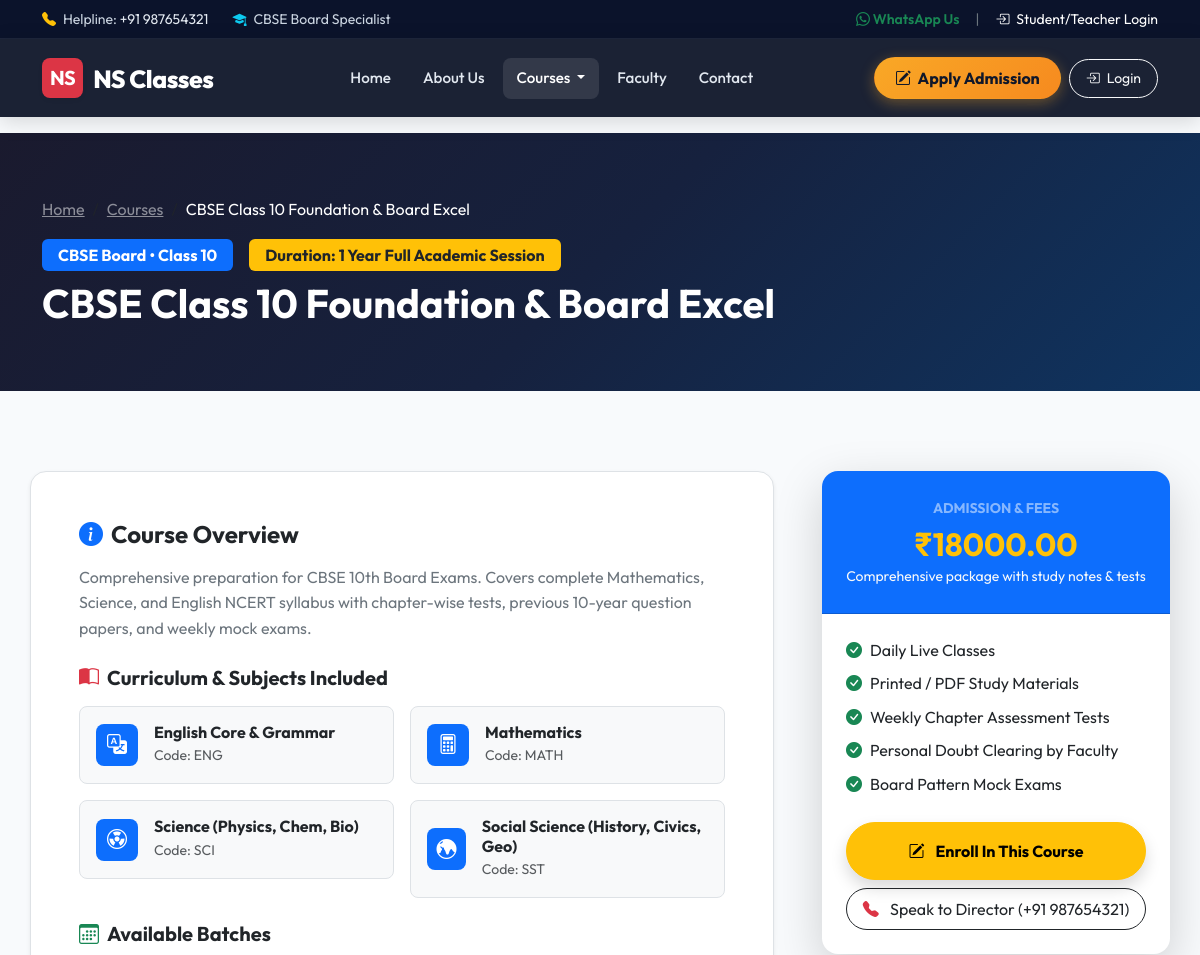
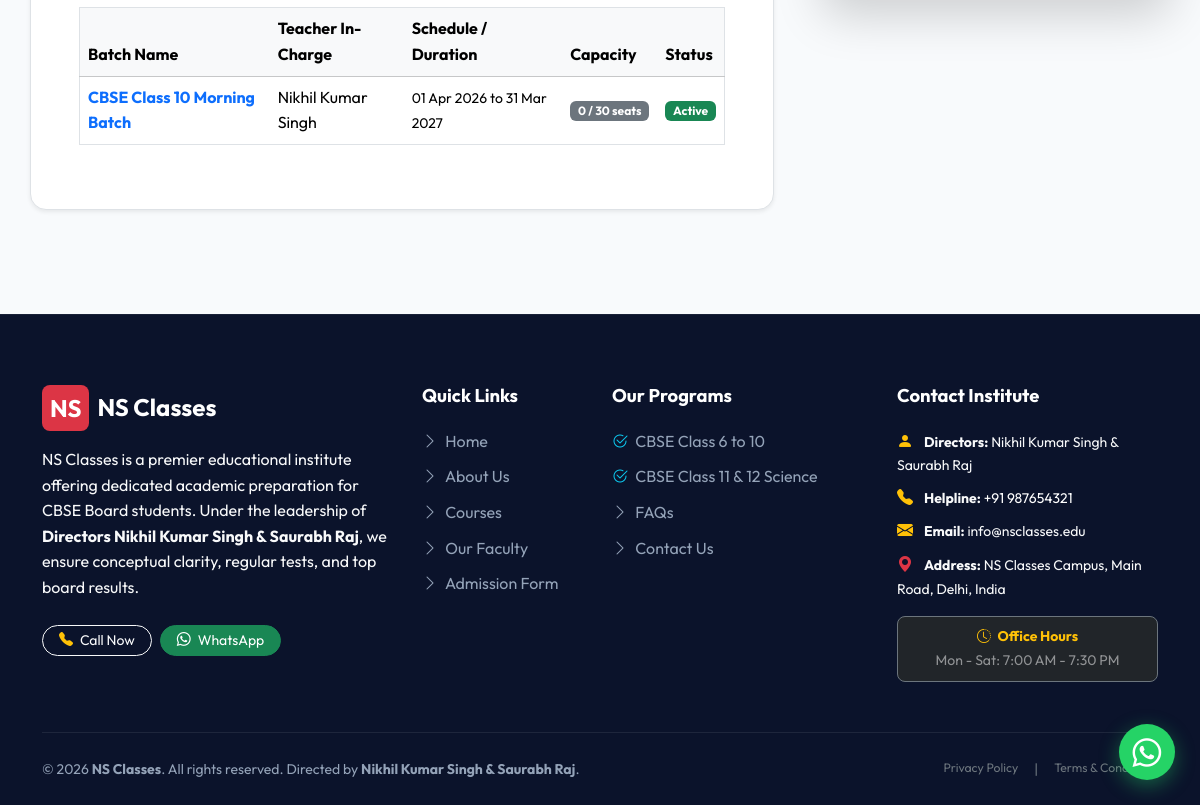
The page /courses/1/ on the database its author committed (2 pictures, top to bottom).
### courses/models.py (models this page shows, shortened)
class Course(models.Model):
    BOARD_CHOICES = [
        ('CBSE', 'CBSE Board'),
    ]
    CLASS_CHOICES = [(str(i), f'Class {i}') for i in range(6, 13)]
    name = models.CharField(max_length=200)
    description = models.TextField()
    board = models.CharField(max_length=10, choices=BOARD_CHOICES)
    class_level = models.CharField(max_length=5, choices=CLASS_CHOICES, verbose_name='Class')
    subjects = models.ManyToManyField(Subject, related_name='courses')
    duration = models.CharField(max_length=50, help_text='e.g. 1 Year, 6 Months')
    fees = models.DecimalField(max_digits=10, decimal_places=2, help_text='Course fee in INR')
    image = models.ImageField(upload_to='courses/', blank=True, null=True)
    is_active = models.BooleanField(default=True)
    created_at = models.DateTimeField(auto_now_add=True)
    updated_at = models.DateTimeField(auto_now=True)
    class Meta:
        ordering = ['board', 'class_level', 'name']
        verbose_name = 'Course'
        verbose_name_plural = 'Courses'

class Subject(models.Model):
    name = models.CharField(max_length=100)
    code = models.CharField(max_length=10, unique=True)
    description = models.TextField(blank=True)
    icon = models.CharField(max_length=50, blank=True, help_text='Bootstrap icon class e.g. bi-calculator')
    class Meta:
        ordering = ['name']

### batches/models.py (models this page shows, shortened)
class Batch(models.Model):
    STATUS_CHOICES = [
        ('active', 'Active'),
        ('upcoming', 'Upcoming'),
        ('completed', 'Completed'),
        ('cancelled', 'Cancelled'),
    ]
    BOARD_CHOICES = [
        ('CBSE', 'CBSE Board'),
    ]
    CLASS_CHOICES = [(str(i), f'Class {i}') for i in range(6, 13)]
    name = models.CharField(max_length=200)
    course = models.ForeignKey(Course, on_delete=models.CASCADE, related_name='batches')
    board = models.CharField(max_length=10, choices=BOARD_CHOICES)
    class_level = models.CharField(max_length=5, choices=CLASS_CHOICES, verbose_name='Class')
    subjects = models.ManyToManyField(Subject, related_name='batches', blank=True)
    teacher = models.ForeignKey(Teacher, on_delete=models.SET_NULL, null=True, blank=True, related_name='batches')
    start_date = models.DateField()
    end_date = models.DateField()
    max_students = models.PositiveIntegerField(default=30)
    status = models.CharField(max_length=15, choices=STATUS_CHOICES, default='active')
    created_at = models.DateTimeField(auto_now_add=True)
    @property
    def current_students(self):
        return self.students.count()
    @property
    def is_full(self):
        return self.current_students >= self.max_students
    class Meta:
        ordering = ['name']
        verbose_name = 'Batch'
        verbose_name_plural = 'Batches'

### teachers/models.py (models this page shows, shortened)
class Teacher(models.Model):
    user = models.OneToOneField(User, on_delete=models.CASCADE, related_name='teacher_profile')
    teacher_id = models.CharField(max_length=20, unique=True)
    photo = models.ImageField(upload_to='teachers/', blank=True, null=True)
    phone = models.CharField(max_length=15)
    qualification = models.CharField(max_length=200)
    specialization = models.ManyToManyField(Subject, related_name='specialist_teachers', blank=True)
    experience = models.PositiveIntegerField(help_text='Years of experience', default=0)
    bio = models.TextField(blank=True, help_text='Short biography')
    joining_date = models.DateField()
    is_active = models.BooleanField(default=True)
    created_at = models.DateTimeField(auto_now_add=True)
    @property
    def full_name(self):
        return self.user.get_full_name()
    class Meta:
        ordering = ['user__first_name']
        verbose_name = 'Teacher'
        verbose_name_plural = 'Teachers'

### website/views.py (the view)
# urls.py: path('courses/<int:pk>/', views.course_detail, name='course_detail'),
def course_detail(request, pk):
    course = get_object_or_404(Course, pk=pk)
    related_batches = Batch.objects.filter(course=course, status='active')
    related_courses = Course.objects.filter(board=course.board, is_active=True).exclude(pk=pk)[:3]
    context = {
        'course': course,
        'batches': related_batches,
        'related_courses': related_courses,
    }
    return render(request, 'website/course_detail.html', context)

### templates/website/course_detail.html (shortened to what this page needs)
{% extends 'base.html' %}
{% load static %}
{% block content %}
<div class="py-5 text-white" style="background: var(--primary-gradient);">
    <div class="container py-3">
        <nav aria-label="breadcrumb">
            <ol class="breadcrumb">
                <li class="breadcrumb-item"><a href="{% url 'website:home' %}" class="text-white-50">Home</a></li>
                <li class="breadcrumb-item"><a href="{% url 'website:courses' %}" class="text-white-50">Courses</a></li>
                <li class="breadcrumb-item active text-white" aria-current="page">{{ course.name }}</li>
            </ol>
        </nav>
        <div class="d-flex flex-wrap align-items-center gap-3 mb-2">
            <span class="badge {% if course.board == 'CBSE' %}bg-primary{% else %}bg-success{% endif %} fs-6 px-3 py-2">
                {{ course.get_board_display }} • Class {{ course.class_level }}
            </span>
            <span class="badge bg-warning text-dark fs-6 px-3 py-2">Duration: {{ course.duration }}</span>
        </div>
        <h1 class="fw-bold mb-0">{{ course.name }}</h1>
    </div>
</div>
<div class="container section-padding">
    <div class="row g-5">
        <div class="col-lg-8">
            <div class="bg-white p-4 p-md-5 rounded-4 shadow-sm border mb-4">
                <h4 class="fw-bold text-dark mb-3"><i class="bi bi-info-circle-fill text-primary me-2"></i>Course Overview</h4>
                <p class="text-secondary fs-6 leading-relaxed mb-4">
                    {{ course.description }}
                </p>
                <h5 class="fw-bold text-dark mb-3"><i class="bi bi-book-half text-danger me-2"></i>Curriculum & Subjects Included</h5>
                <div class="row g-3 mb-4">
                    {% for sub in course.subjects.all %}
                        <div class="col-md-6">
                            <div class="p-3 bg-light rounded-3 border d-flex align-items-center gap-3">
                                <div class="bg-primary text-white rounded-3 p-2 d-flex align-items-center justify-content-center" style="width: 42px; height: 42px;">
                                    <i class="bi {{ sub.icon|default:'bi-journal-check' }} fs-5"></i>
                                </div>
                                <div>
                                    <h6 class="mb-0 fw-bold text-dark">{{ sub.name }}</h6>
                                    <small class="text-muted">Code: {{ sub.code }}</small>
                                </div>
                            </div>
                        </div>
                    {% empty %}
                        <p class="text-muted">Subjects specified in the curriculum syllabus.</p>
                    {% endfor %}
                </div>
                <h5 class="fw-bold text-dark mb-3"><i class="bi bi-calendar3 text-success me-2"></i>Available Batches</h5>
                <div class="table-responsive">
                    <table class="table table-hover align-middle border">
                        <thead class="table-light">
                            <tr>
                                <th>Batch Name</th>
                                <th>Teacher In-Charge</th>
                                <th>Schedule / Duration</th>
                                <th>Capacity</th>
                                <th>Status</th>
                            </tr>
                        </thead>
                        <tbody>
                            {% for batch in batches %}
                                <tr>
                                    <td class="fw-bold text-primary">{{ batch.name }}</td>
                                    <td>{{ batch.teacher.full_name|default:"Assigned Faculty" }}</td>
                                    <td><small>{{ batch.start_date|date:"d M Y" }} to {{ batch.end_date|date:"d M Y" }}</small></td>
                                    <td>
                                        <span class="badge {% if batch.is_full %}bg-danger{% else %}bg-secondary{% endif %}">
                                            {{ batch.current_students }} / {{ batch.max_students }} seats
                                        </span>
                                    </td>
                                    <td>
                                        <span class="badge bg-success text-capitalize">{{ batch.status }}</span>
                                    </td>
                                </tr>
                            {% empty %}
                                <tr>
                                    <td colspan="5" class="text-center text-muted py-3">New batches are being scheduled for this course. Inquire now!</td>
                                </tr>
                            {% endfor %}
                        </tbody>
                    </table>
                </div>
            </div>
        </div>
        <div class="col-lg-4">
            <div class="card border-0 shadow-lg rounded-4 sticky-top" style="top: 100px;">
                <div class="card-header bg-primary text-white p-4 rounded-top-4 text-center">
                    <small class="text-white-50 text-uppercase fw-bold">Admission & Fees</small>
                    <h2 class="fw-bold mb-0 text-warning mt-1">₹{{ course.fees }}</h2>
                    <small class="text-light">Comprehensive package with study notes & tests</small>
                </div>
                <div class="card-body p-4">
                    <ul class="list-unstyled mb-4">
                        <li class="mb-2 d-flex align-items-center gap-2"><i class="bi bi-check-circle-fill text-success"></i> <span>Daily Live Classes</span></li>
                        <li class="mb-2 d-flex align-items-center gap-2"><i class="bi bi-check-circle-fill text-success"></i> <span>Printed / PDF Study Materials</span></li>
                        <li class="mb-2 d-flex align-items-center gap-2"><i class="bi bi-check-circle-fill text-success"></i> <span>Weekly Chapter Assessment Tests</span></li>
                        <li class="mb-2 d-flex align-items-center gap-2"><i class="bi bi-check-circle-fill text-success"></i> <span>Personal Doubt Clearing by Faculty</span></li>
                        <li class="mb-2 d-flex align-items-center gap-2"><i class="bi bi-check-circle-fill text-success"></i> <span>Board Pattern Mock Exams</span></li>
                    </ul>
                    <a href="{% url 'website:admission' %}?course={{ course.name }}" class="btn btn-warning w-100 fw-bold py-3 rounded-pill shadow mb-2">
                        <i class="bi bi-pencil-square me-2"></i> Enroll In This Course
                    </a>
                    <a href="tel:{{ SITE_PHONE }}" class="btn btn-outline-dark w-100 rounded-pill py-2">
                        <i class="bi bi-telephone-fill me-2 text-danger"></i> Speak to Director (+91 {{ SITE_PHONE }})
                    </a>
                </div>
            </div>
        </div>
    </div>
</div>
{% endblock %}

### static/css/style.css (style rules this page uses)
:root { --primary-color: #0f3460; --primary-hover: #16213e; --primary-gradient: linear-gradient(135deg, #1a1a2e 0%, #16213e 50%, #0f3460 100%); --accent-color: #e94560; --accent-hover: #d63447; --accent-gradient: linear-gradient(135deg, #ff416c 0%, #ff4b2b 100%); --secondary-color: #533483; --gold-accent: #f9a826; --gold-gradient: linear-gradient(135deg, #f9a826 0%, #f68a1f 100%); --cbse-color: #0077b6; --bihar-color: #2b9348; --dark-bg: #0f172a; --dark-surface: #1e293b; --dark-card: #334155; --light-bg: #f8fafc; --light-surface: #ffffff; --light-border: #e2e8f0; --text-main: #1e293b; --text-muted: #64748b; --text-light: #f8fafc; --shadow-sm: 0 1px 3px rgba(0,0,0,0.08), 0 1px 2px rgba(0,0,0,0.05); --shadow-md: 0 4px 12px rgba(15, 52, 96, 0.08), 0 2px 4px rgba(0,0,0,0.04); --shadow-lg: 0 12px 30px rgba(15, 52, 96, 0.12), 0 4px 8px rgba(0,0,0,0.06); --shadow-hover: 0 20px 40px rgba(15, 52, 96, 0.18), 0 8px 16px rgba(0,0,0,0.08); --transition: all 0.3s cubic-bezier(0.25, 0.8, 0.25, 1); --radius-sm: 8px; --radius-md: 12px; --radius-lg: 18px; }
body { font-family: 'Outfit', 'Inter', -apple-system, BlinkMacSystemFont, 'Segoe UI', Roboto, sans-serif; color: var(--text-main); background-color: var(--light-bg); overflow-x: hidden; line-height: 1.6; }
.section-padding { padding: 80px 0; }

### rows shown on the page
Course: name "CBSE Class 10 Foundation & Board Excel", board "CBSE Board", class_level "10", duration "1 Year Full Academic Session", description "Comprehensive preparation for CBSE 10th Board Exams. Covers complete Mathematics, Science, and English NCERT syllabus with chapter-wise tests, previous 10-year question papers, and weekly mock exams.", fees "18000.00"
Subject: name "English Core & Grammar", code "ENG"
Subject: name "Mathematics", code "MATH"
Subject: name "Science (Physics, Chem, Bio)", code "SCI"
Subject: name "Social Science (History, Civics, Geo)", code "SST"
Batch: name "CBSE Class 10 Morning Batch", teacher.full_name "Nikhil Kumar Singh", start_date "01 Apr 2026", end_date "31 Mar 2027", current_students "0", max_students "30", status "Active"

### other values the page prints
{{ SITE_PHONE }} "987654321"
{{ SITE_NAME }} "NS Classes"
{{ SITE_DIRECTOR }} "Nikhil Kumar Singh & Saurabh Raj"
